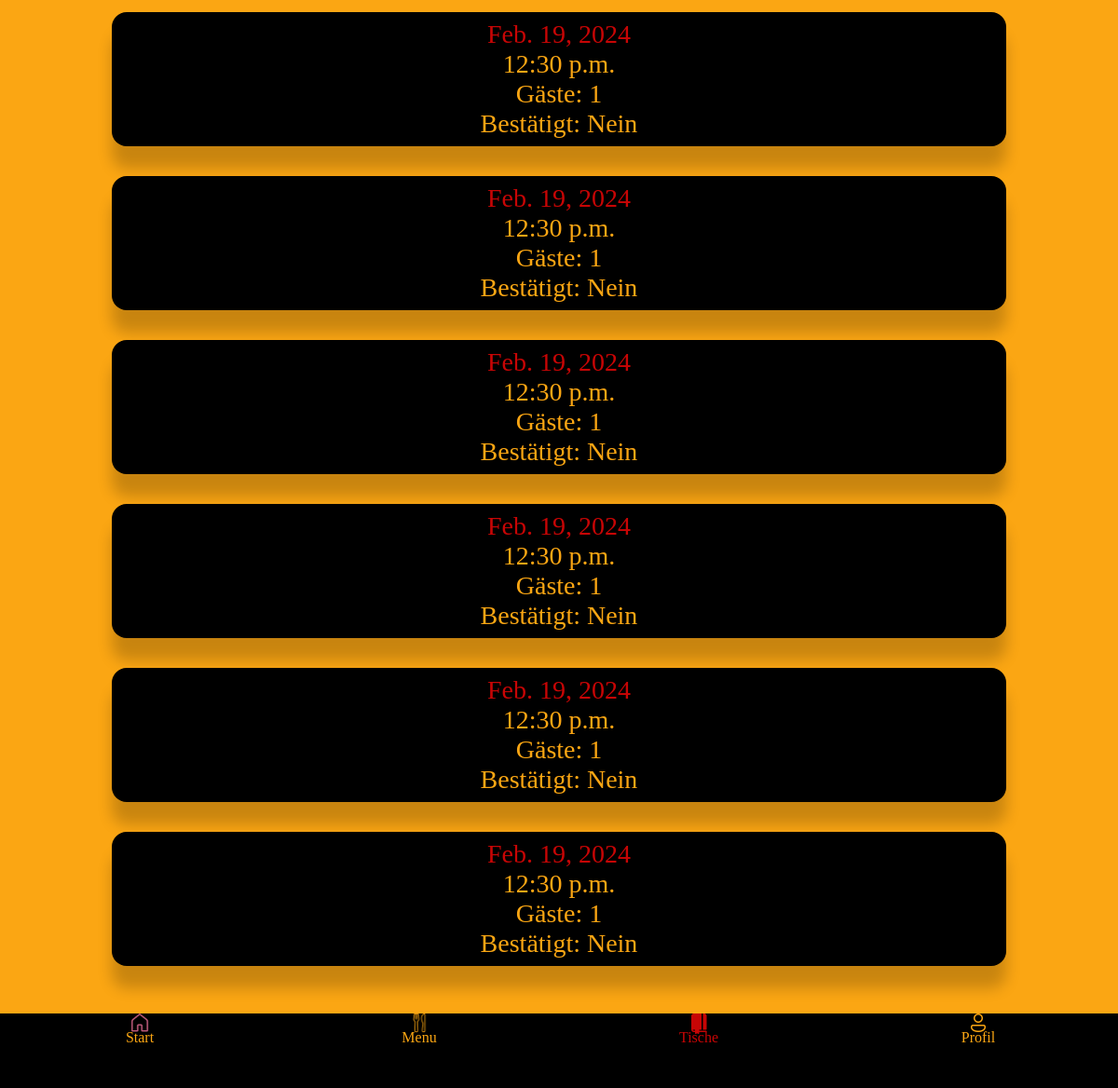
The page /user/orders/ (signed in) on the database its author committed.
### reservation_app/models.py (models this page shows, shortened)
class Book(models.Model):
    user = models.ForeignKey(settings.AUTH_USER_MODEL, on_delete=models.CASCADE, default=1)
    time = models.TimeField(default='12:30:00')
    date = models.DateField(default='2024-02-19')
    guests = models.IntegerField(default= '',null=False)
    confirmation= models.CharField(default='Nein', max_length=20)

### reservation_app/views.py (the view)
# urls.py: path('user/orders/', views.user_orders, name='user_orders'),
def user_orders(request):
    if request.user.is_authenticated:
        if request.user.is_superuser:
            return redirect('orders_admin')
        else:
            user_orders = Book.objects.filter(user=request.user)
            return render(request, 'user_orders.html', {'user_orders': user_orders})
    else:
        return redirect('login_user')

### reservation_app/templates/user_orders.html (shortened to what this page needs)
{% extends 'base.html' %}
{% block content %}
     {% if user.is_authenticated %}
     <div class="tables-container">
     {% for order in user_orders %}
     <div class="table_button"><label style="color:var(--red)">{{ order.date }} </label><br>{{ order.time }} <br> Gäste: {{ order.guests }} <br> Bestätigt: {{ order.confirmation }}<br><br></label>
     {% endfor %}
     {% endif %}
     <br/>
    <br/>
    <br/>
     {% load static %}
<a href="{% url 'home' %}">
  <button class="tabbar home">
      <img src="{% static 'icons/home.png' %}">
      <br>
      Start
  </button>
</a>
<a href="{% url 'menu' %}">
  <button class="tabbar menu">
      <img src="{% static 'icons/menu.png' %}" >
      <br>
      Menu
  </button>
</a>
<a href="{% url 'user_orders' %}">
  <button class="tabbar mybook">
      <img src="{% static 'icons/tables_active.png' %}">
      <br>
      Tische
  </button>
</a>
{% if user.is_authenticated %}
<a href="{% url 'account' %}">
  <button class="tabbar login_user">
      <img src="{% static 'icons/account.png' %}">
      <br>
      Profil
  </button>
</a>
{% endif %}
{% endblock %}

### reservation_app/templates/user_orders.html (style rules this page uses)
.mybook { color:var(--active_button) }

### rows shown on the page
Book: date "Feb. 19, 2024", time "12:30 p.m.", guests "1", confirmation "Nein"
Book: date "Feb. 19, 2024", time "12:30 p.m.", guests "1", confirmation "Nein"
Book: date "Feb. 19, 2024", time "12:30 p.m.", guests "1", confirmation "Nein"
Book: date "Feb. 19, 2024", time "12:30 p.m.", guests "1", confirmation "Nein"
Book: date "Feb. 19, 2024", time "12:30 p.m.", guests "1", confirmation "Nein"
Book: date "Feb. 19, 2024", time "12:30 p.m.", guests "1", confirmation "Nein"
